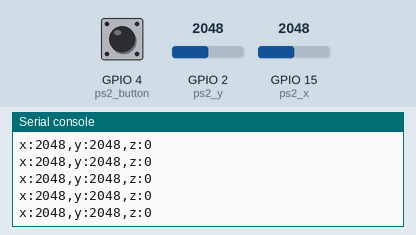
A program run on a simulated ESP32 board running MicroPython. Shown: the last lines printed to the serial console. The test bench sets the inputs (shaded band); at power-on: GPIO 2 (ps2_y) = 2048, GPIO 15 (ps2_x) = 2048, GPIO 4 (ps2_button) LOW (analog values on the 0–4095 scale).

Above: at 1.2 s.
1.3 s: GPIO 2 (ps2_y) set to 2866
At 1.31 s:
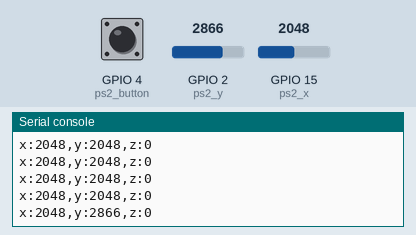
2.8 s: GPIO 15 (ps2_x) set to 2866
At 2.81 s:
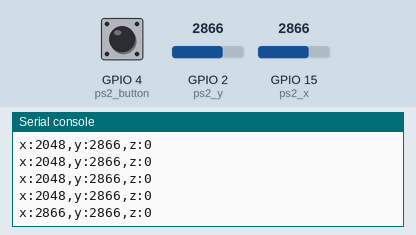
4.3 s: GPIO 4 (ps2_button) pulled HIGH for 0.15 s
At 4.32 s:
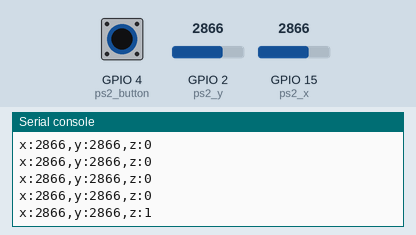
5.9 s: GPIO 2 (ps2_y) set to 3603
At 5.93 s:
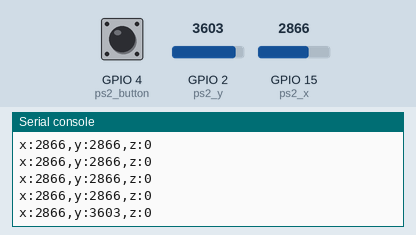
7.4 s: GPIO 4 (ps2_button) pulled HIGH for 1 s
At 7.43 s:
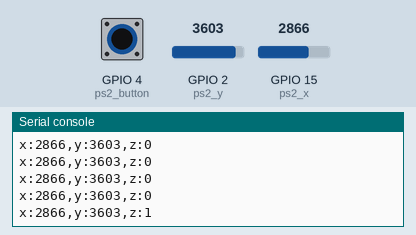
9.9 s: GPIO 15 (ps2_x) set to 3603
At 9.94 s:
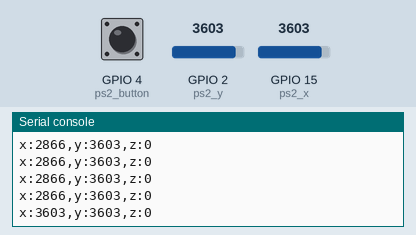
Timing chart, 0 to 12.4 s (numbered marks = the images above; inputs shaded):
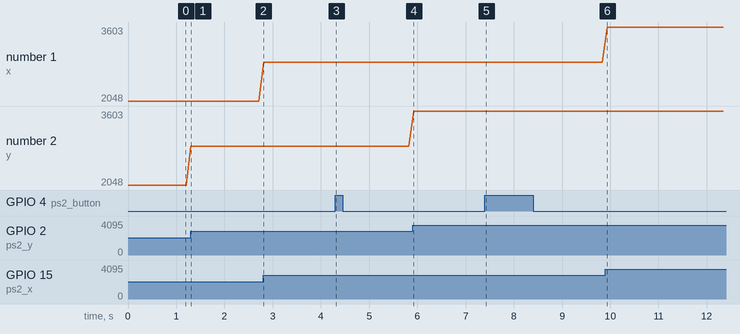

The program:

1.__Shell_______PS2___.py
```python
'''
该程序说明：在 Shell 中显示 ADC 的值
在线文档：https://docs.geeksman.com/esp32/MicroPython/22.esp32-micropython-ps2.html
'''
import time
from machine import Pin, ADC


# 定义摇杆引脚
ps2_x = ADC(Pin(15), atten=ADC.ATTN_11DB)
ps2_y = ADC(Pin(2), atten=ADC.ATTN_11DB)
ps2_button = Pin(4, Pin.IN)


while True:
    print(f'x:{ps2_x.read()},y:{ps2_y.read()},z:{ps2_button.value()}')
    time.sleep(0.1)
```

Measured:
- after the input at 1.3 s, the serial console: prints a new line at once (image 1)
- after the input at 2.8 s, the serial console: prints a new line at once (image 2)
- after the input at 4.3 s, the serial console: prints a new line at once (image 3)
- after the input at 5.9 s, the serial console: prints a new line at once (image 4)
- after the input at 7.4 s, the serial console: prints a new line at once (image 5)
- after the input at 9.9 s, the serial console: prints a new line at once (image 6)
- plotted number 2: 2048 → 2866 after the input at 1.3 s, 2866 → 3603 after the input at 5.9 s
